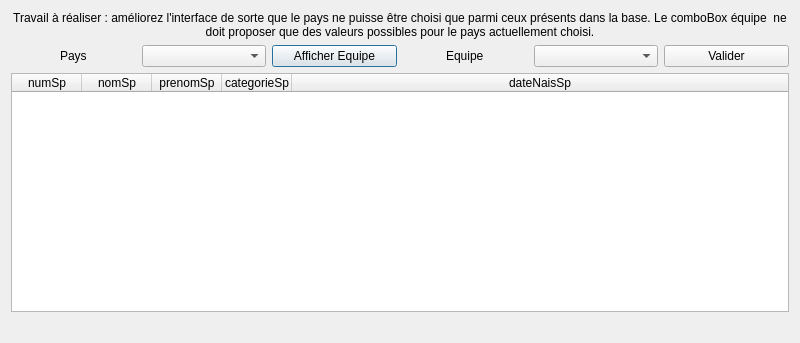
<?xml version="1.0" encoding="UTF-8"?>
<ui version="4.0">
 <class>fct_comp_4</class>
 <widget class="QDialog" name="fct_comp_4">
  <property name="geometry">
   <rect>
    <x>0</x>
    <y>0</y>
    <width>800</width>
    <height>343</height>
   </rect>
  </property>
  <property name="windowTitle">
   <string>Sportifs d'un pays et un équipe</string>
  </property>
  <layout class="QVBoxLayout" name="verticalLayout">
   <item>
    <widget class="QLabel" name="label_3">
     <property name="text">
      <string>Travail à réaliser : améliorez l'interface de sorte que le pays ne puisse être choisi que parmi ceux présents dans la base. Le comboBox équipe  ne doit proposer que des valeurs possibles pour le pays actuellement choisi.</string>
     </property>
     <property name="alignment">
      <set>Qt::AlignCenter</set>
     </property>
     <property name="wordWrap">
      <bool>true</bool>
     </property>
    </widget>
   </item>
   <item>
    <layout class="QHBoxLayout" name="horizontalLayout">
     <item alignment="Qt::AlignHCenter">
      <widget class="QLabel" name="label">
       <property name="text">
        <string>Pays</string>
       </property>
      </widget>
     </item>
     <item>
      <widget class="QComboBox" name="comboBox_fct_4_pays"/>
     </item>
     <item>
      <widget class="QPushButton" name="reFresh2">
       <property name="text">
        <string>Afficher Equipe</string>
       </property>
      </widget>
     </item>
     <item alignment="Qt::AlignHCenter">
      <widget class="QLabel" name="label_2">
       <property name="text">
        <string>Equipe</string>
       </property>
      </widget>
     </item>
     <item>
      <widget class="QComboBox" name="comboBox_fct_4_equipe"/>
     </item>
     <item>
      <widget class="QPushButton" name="pushButton_fct_4">
       <property name="text">
        <string>Valider</string>
       </property>
      </widget>
     </item>
    </layout>
   </item>
   <item>
    <widget class="QTableWidget" name="table_fct_comp_4">
     <attribute name="horizontalHeaderMinimumSectionSize">
      <number>50</number>
     </attribute>
     <attribute name="horizontalHeaderDefaultSectionSize">
      <number>70</number>
     </attribute>
     <attribute name="horizontalHeaderStretchLastSection">
      <bool>true</bool>
     </attribute>
     <attribute name="verticalHeaderVisible">
      <bool>false</bool>
     </attribute>
     <column>
      <property name="text">
       <string>numSp</string>
      </property>
     </column>
     <column>
      <property name="text">
       <string>nomSp</string>
      </property>
     </column>
     <column>
      <property name="text">
       <string>prenomSp</string>
      </property>
     </column>
     <column>
      <property name="text">
       <string>categorieSp</string>
      </property>
     </column>
     <column>
      <property name="text">
       <string>dateNaisSp</string>
      </property>
     </column>
    </widget>
   </item>
   <item>
    <widget class="QLabel" name="label_fct_comp_4">
     <property name="text">
      <string/>
     </property>
     <property name="alignment">
      <set>Qt::AlignCenter</set>
     </property>
    </widget>
   </item>
  </layout>
 </widget>
 <resources/>
 <connections>
  <connection>
   <sender>pushButton_fct_4</sender>
   <signal>clicked()</signal>
   <receiver>fct_comp_4</receiver>
   <slot>refreshResult()</slot>
   <hints>
    <hint type="sourcelabel">
     <x>468</x>
     <y>44</y>
    </hint>
    <hint type="destinationlabel">
     <x>91</x>
     <y>1</y>
    </hint>
   </hints>
  </connection>
  <connection>
   <sender>reFresh2</sender>
   <signal>clicked()</signal>
   <receiver>fct_comp_4</receiver>
   <slot>refreshCatList2()</slot>
   <hints>
    <hint type="sourcelabel">
     <x>334</x>
     <y>55</y>
    </hint>
    <hint type="destinationlabel">
     <x>399</x>
     <y>171</y>
    </hint>
   </hints>
  </connection>
 </connections>
 <slots>
  <slot>refreshResult()</slot>
  <slot>refreshCatList2()</slot>
 </slots>
</ui>
